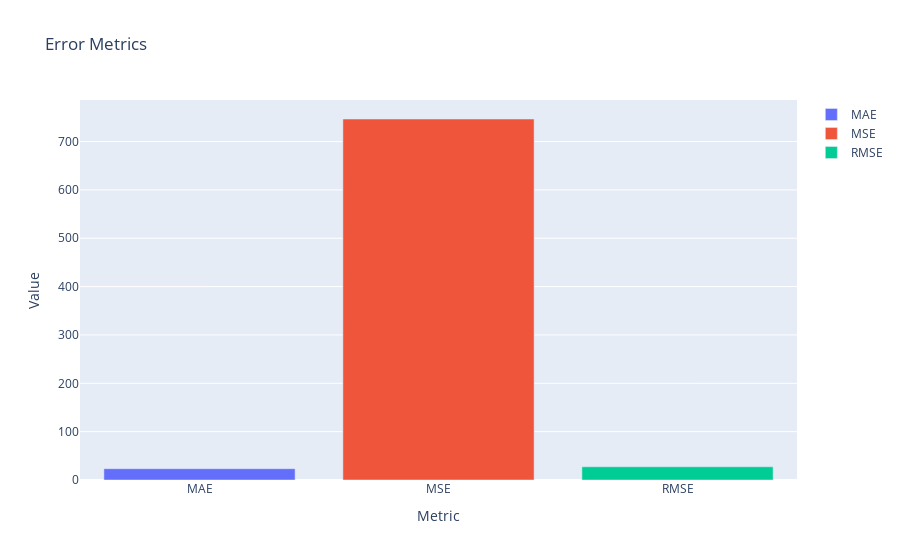

Notebook source saved alongside this figure:
### Code cell
# Let's plot the ARIMA error metrics
hata_arima = {
    'Metrics': ['MAE', 'MSE', 'RMSE'],
    'Values': [mae_arima, mse_arima, rmse_arima]
}

# Her bir metrik için bir go.Bar oluşturup bir listeye ekleyin
traces_arima = [go.Bar(x=[metric], y=[value], name=metric) for metric, value in zip(hata_arima['Metrics'], hata_arima['Values'])]

# go.Figure ile grafiği oluşturun
fig = go.Figure(data=traces_arima)
fig.update_layout(
    title='Error Metrics',
    xaxis_title='Metric',
    yaxis_title='Value',
    showlegend=True  # Efsaneyi göster
)

# Grafiği göster
fig.show()

### Figure 1 — Plotly figure (JSON) as saved in the notebook; plotly's stock layout.template omitted (floating-point values rounded to 4 significant figures)
{"data": [{"name": "MAE", "type": "bar", "x": ["MAE"], "y": [23.39]}, {"name": "MSE", "type": "bar", "x": ["MSE"], "y": [746.7]}, {"name": "RMSE", "type": "bar", "x": ["RMSE"], "y": [27.33]}], "layout": {"autosize": true, "showlegend": true, "title": {"text": "Error Metrics"}, "xaxis": {"autorange": true, "range": [-0.5, 2.5], "title": {"text": "Metric"}, "type": "category"}, "yaxis": {"autorange": true, "range": [0, 786.0], "title": {"text": "Value"}, "type": "linear"}}}
